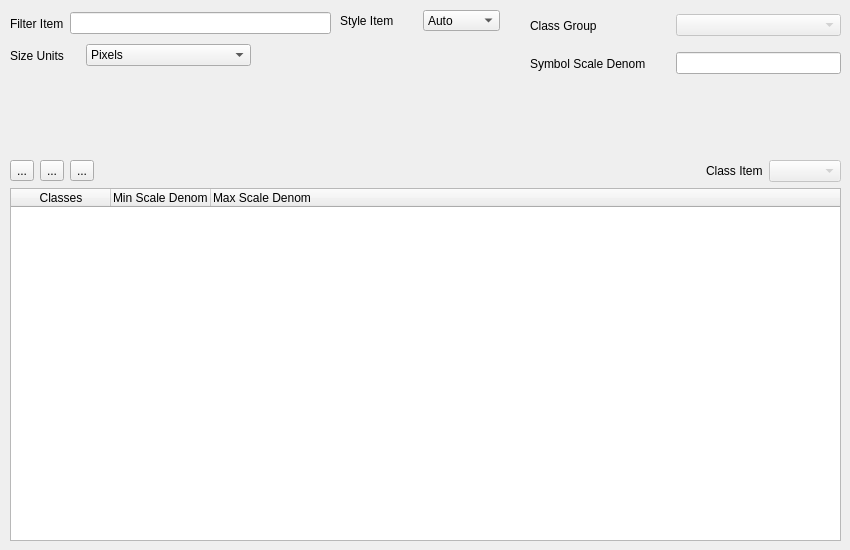
  <widget class="QWidget" name="classesTab">
   <attribute name="title">
    <string>Classes</string>
   </attribute>
   <widget class="QWidget" name="horizontalLayoutWidget_7">
    <property name="geometry">
     <rect>
      <x>10</x>
      <y>10</y>
      <width>321</width>
      <height>27</height>
     </rect>
    </property>
    <layout class="QHBoxLayout" name="horizontalLayout_9">
     <item>
      <widget class="QLabel" name="mf_filterItem_label">
       <property name="text">
        <string>Filter Item</string>
       </property>
      </widget>
     </item>
     <item>
      <widget class="QLineEdit" name="mf_filterItem_value"/>
     </item>
    </layout>
   </widget>
   <widget class="QWidget" name="horizontalLayoutWidget">
    <property name="geometry">
     <rect>
      <x>10</x>
      <y>40</y>
      <width>241</width>
      <height>31</height>
     </rect>
    </property>
    <layout class="QHBoxLayout" name="horizontalLayout">
     <item>
      <widget class="QLabel" name="mf_size_label">
       <property name="maximumSize">
        <size>
         <width>70</width>
         <height>16777215</height>
        </size>
       </property>
       <property name="text">
        <string>Size Units</string>
       </property>
      </widget>
     </item>
     <item>
      <widget class="QComboBox" name="mf_size_box">
       <item>
        <property name="text">
         <string>Pixels</string>
        </property>
       </item>
       <item>
        <property name="text">
         <string>Meters</string>
        </property>
       </item>
       <item>
        <property name="text">
         <string>Kilometers</string>
        </property>
       </item>
       <item>
        <property name="text">
         <string>Miles</string>
        </property>
       </item>
       <item>
        <property name="text">
         <string>Feet</string>
        </property>
       </item>
       <item>
        <property name="text">
         <string>Inches</string>
        </property>
       </item>
       <item>
        <property name="text">
         <string>Nauticalmiles</string>
        </property>
       </item>
      </widget>
     </item>
    </layout>
   </widget>
   <widget class="QWidget" name="horizontalLayoutWidget_4">
    <property name="geometry">
     <rect>
      <x>340</x>
      <y>10</y>
      <width>160</width>
      <height>21</height>
     </rect>
    </property>
    <layout class="QHBoxLayout" name="horizontalLayout_6">
     <item>
      <widget class="QLabel" name="mf_styleitem_label">
       <property name="text">
        <string>Style Item</string>
       </property>
      </widget>
     </item>
     <item>
      <widget class="QComboBox" name="mf_styleitem_combo">
       <item>
        <property name="text">
         <string>Auto</string>
        </property>
       </item>
      </widget>
     </item>
    </layout>
   </widget>
   <widget class="QWidget" name="horizontalLayoutWidget_8">
    <property name="geometry">
     <rect>
      <x>530</x>
      <y>50</y>
      <width>311</width>
      <height>27</height>
     </rect>
    </property>
    <layout class="QHBoxLayout" name="horizontalLayout_33">
     <item>
      <widget class="QLabel" name="mf_symbolScaleDenom_label">
       <property name="minimumSize">
        <size>
         <width>140</width>
         <height>0</height>
        </size>
       </property>
       <property name="maximumSize">
        <size>
         <width>140</width>
         <height>16777215</height>
        </size>
       </property>
       <property name="text">
        <string>Symbol Scale Denom</string>
       </property>
      </widget>
     </item>
     <item>
      <widget class="QLineEdit" name="mf_symbolScaleDenom_edit"/>
     </item>
    </layout>
   </widget>
   <widget class="QWidget" name="horizontalLayoutWidget_31">
    <property name="geometry">
     <rect>
      <x>530</x>
      <y>10</y>
      <width>311</width>
      <height>31</height>
     </rect>
    </property>
    <layout class="QHBoxLayout" name="horizontalLayout_42">
     <item>
      <widget class="QLabel" name="mf_classgroup_label">
       <property name="minimumSize">
        <size>
         <width>140</width>
         <height>0</height>
        </size>
       </property>
       <property name="maximumSize">
        <size>
         <width>140</width>
         <height>16777215</height>
        </size>
       </property>
       <property name="text">
        <string>Class Group</string>
       </property>
      </widget>
     </item>
     <item>
      <widget class="QComboBox" name="mf_classgroup_combo">
       <property name="enabled">
        <bool>false</bool>
       </property>
      </widget>
     </item>
    </layout>
   </widget>
   <widget class="QWidget" name="verticalLayoutWidget_3">
    <property name="geometry">
     <rect>
      <x>10</x>
      <y>160</y>
      <width>831</width>
      <height>381</height>
     </rect>
    </property>
    <layout class="QVBoxLayout" name="verticalLayout_12">
     <item>
      <layout class="QHBoxLayout" name="horizontalLayout_5">
       <item>
        <widget class="QToolButton" name="class_add_button">
         <property name="text">
          <string>...</string>
         </property>
        </widget>
       </item>
       <item>
        <widget class="QToolButton" name="class_remove_button">
         <property name="text">
          <string>...</string>
         </property>
        </widget>
       </item>
       <item>
        <widget class="QToolButton" name="class_edit_button">
         <property name="text">
          <string>...</string>
         </property>
        </widget>
       </item>
       <item>
        <spacer name="horizontalSpacer">
         <property name="orientation">
          <enum>Qt::Horizontal</enum>
         </property>
         <property name="sizeHint" stdset="0">
          <size>
           <width>40</width>
           <height>20</height>
          </size>
         </property>
        </spacer>
       </item>
       <item>
        <layout class="QHBoxLayout" name="horizontalLayout_43">
         <item>
          <widget class="QLabel" name="mf_classitem_label">
           <property name="text">
            <string>Class Item</string>
           </property>
          </widget>
         </item>
         <item>
          <widget class="QComboBox" name="comboBox_2">
           <property name="enabled">
            <bool>false</bool>
           </property>
          </widget>
         </item>
        </layout>
       </item>
      </layout>
     </item>
     <item>
      <widget class="QTreeWidget" name="mf_class_tree">
       <column>
        <property name="text">
         <string>Classes</string>
        </property>
        <property name="textAlignment">
         <set>AlignHCenter|AlignVCenter|AlignCenter</set>
        </property>
       </column>
       <column>
        <property name="text">
         <string>Min Scale Denom</string>
        </property>
       </column>
       <column>
        <property name="text">
         <string>Max Scale Denom</string>
        </property>
       </column>
      </widget>
     </item>
    </layout>
   </widget>
  </widget>
